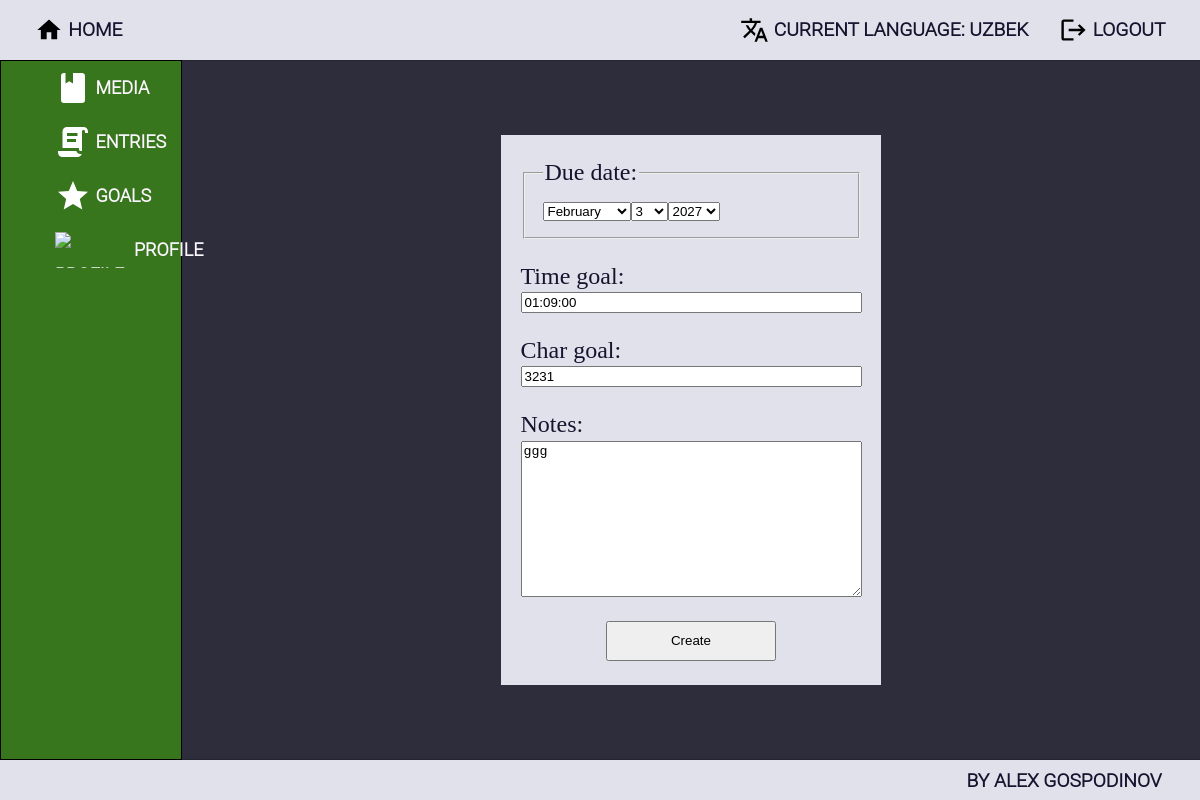
Page /goals/reading/4/edit/ (signed in) on the committed database.
### ImmersionTracker/accounts/models.py (models this page shows, shortened)
class ImmersionTrackerUser(auth_models.AbstractBaseUser, auth_models.PermissionsMixin):
    MAX_EMAIL_LENGTH = 150
    MAX_FIRST_NAME_LENGTH = 150
    MAX_LAST_NAME_LENGTH = 150
    email = models.EmailField(
        _("email address"),
        max_length=MAX_EMAIL_LENGTH,
        unique=True,
        error_messages={
            "unique": _("A user with that email already exists."),
        },
    )
    first_name = models.CharField(_("first name"), max_length=MAX_FIRST_NAME_LENGTH, blank=True)
    last_name = models.CharField(_("last name"), max_length=MAX_LAST_NAME_LENGTH, blank=True)
    is_staff = models.BooleanField(
        _("staff status"),
        default=False,
        help_text=_("Designates whether the user can log into this admin site."),
    )
    is_active = models.BooleanField(
        _("active"),
        default=True,
        help_text=_(
            "Designates whether this user should be treated as active. "
            "Unselect this instead of deleting accounts."
        ),
    )
    date_joined = models.DateTimeField(_("date joined"), default=timezone.now)
    object = ImmersionTrackerUserManager()
    USERNAME_FIELD = 'email'

class Profile(models.Model):
    NICKNAME_MAX_LENGTH = 20
    nickname = models.CharField(
        max_length=NICKNAME_MAX_LENGTH,
        blank=True,
        null=True,
    )
    current_language = models.ForeignKey('languages.Language', on_delete=models.SET_NULL, blank=True, null=True)
    user = models.OneToOneField(
        ImmersionTrackerUser,
        on_delete=models.CASCADE,
        related_name='profile',
        primary_key=True,
    )
    profile_picture = models.URLField(
        blank=True,
        null=True,
    )

### ImmersionTracker/languages/models.py (models this page shows, shortened)
class Language(HasOwnerProfile, models.Model):
    LANGUAGE_NAME_MAX_LENGTH = 20
    name = models.CharField(
        max_length=LANGUAGE_NAME_MAX_LENGTH,
        null=False,
        blank=False,
    )

### ImmersionTracker/goals/models.py (models this page shows, shortened)
class BaseGoal(models.Model):
    NOTES_MAX_LENGTH = 300
    GOAL_NAME_MAX_LENGTH = 20
    due_date = models.DateField(
        blank=True,
        null=True,
    )
    language = models.ForeignKey(
        'languages.Language',
        on_delete=models.CASCADE,
        related_name='%(class)s',
        blank=False,
        null=False,
    )
    user_profile = models.ForeignKey(
        'accounts.Profile',
        on_delete=models.CASCADE,
        blank=False,
        null=False,
    )
    notes = models.TextField(
        max_length=NOTES_MAX_LENGTH,
        blank=True,
        null=True,
    )
    created_on = models.DateField(
        auto_now_add=True,
    )
    edited_on = models.DateField(
        auto_now=True,
    )
    class Meta:
        abstract = True

class ReadingGoal(BaseGoal):
    time_goal = models.DurationField(
        blank=False,
        null=False,
    )
    char_goal = models.IntegerField(
        blank=True,
        null=True,
    )

### ImmersionTracker/goals/views.py (the view)
# urls.py: path('<int:pk>/edit/', ReadingGoalEditView.as_view(), name='reading_goal_edit'),
class ReadingGoalEditView(LoginRequiredMixin, PermissionRequiredMixin, UserOwnsObjectMixin,
                          QuerysetByProfileAndLanguageMixin, views.UpdateView):
    permission_required = 'goals.change_readinggoal'
    template_name = 'goals/reading_goal_edit.html'
    current_model = ReadingGoal
    form_class = ReadingGoalForm
    success_url = reverse_lazy('all_goals')

### ImmersionTracker/goals/forms.py
class ReadingGoalForm(ModelForm):
    class Meta:
        model = ReadingGoal
        fields = ('due_date', 'time_goal', 'char_goal', 'notes')
        widgets = {
            'due_date': SelectDateWidget
        }

### ImmersionTracker/core/mixins.py (called while the page is built)
    def check_object_owner(self):
        object = super().get_object()
        if not self.request.user.is_authenticated or object.user_profile != get_current_profile(self.request):
            return self.handle_no_permission()

    def get(self, *args, **kwargs):
        return self.check_object_owner() or super().get(*args, **kwargs)

    def dispatch(self, request, *args, **kwargs):
        if not get_current_language(request):
            return redirect('no_current_language')
        return super().dispatch(request, *args, **kwargs)

    def get_queryset(self):
        queryset = self.current_model.objects.filter(user_profile=get_current_profile(self.request),
                                                     language=get_current_language(self.request))
        return queryset

### ImmersionTracker/utils.py (called while the page is built)
def get_current_profile(request):
    return Profile.objects.get(user_id=request.user.id)

def get_current_language(request):
    return get_current_profile(request).current_language

### templates/goals/reading_goal_edit.html (shortened to what this page needs)
{% extends 'base.html' %}
{% block main_content %}
    <div class="form-wrapper">
        <form action="{% url 'reading_goal_edit' pk=object.pk %}" method="post">
            {{ form }}
            <button type="submit"> Create </button>
        </form>
    </div>
{% endblock %}

### templates/base.html (shortened to what this page needs)
{% load static %}
<!DOCTYPE html>
<html lang="en">
<head>
    <link rel="stylesheet" href="{% static 'style/style.css' %}">
</head>
<body>
    <header>
        <a href="{% url 'index' %}" class="header-nav header-nav-button">
            <img src="{% static 'icons/home.svg' %}" alt="icon-home">
            <span> Home </span>
        </a>
        <div class="navigation">
            <ul class="header-nav logout-and-language">
                {% if request.user.is_authenticated %}
                    <li>
                    <a class="header-nav-button" href="{% url 'languages_index' %}">
                        <img src="{% static 'icons/language.svg' %}" alt="icon-language">
                        <span>Current Language:
                            {% if request.user.profile.current_language %}
                                {{ request.user.profile.current_language.name }}
                            {% else %}
                                None
                            {% endif %}
                        </span>
                    </a>
                    </li>
                    <li>
                        <a class="header-nav-button" href="{% url 'logout' %}">
                            <img src="{% static 'icons/logout.svg' %}" alt="icon-logout">
                            <span> Logout </span>
                        </a>
                    </li>
                {% endif %}
            </ul>
        </div>
    </header>
    <div class="base-wrapper">
    <div class="sidebar">
        <ul class="sidebar-buttons">
            {% if request.user.is_authenticated %}
                <li class="sidebar-button">
                    <div class="sidebar-button-wrapper">
                        <a class="sidebar-link" href="{% url 'all_media' %}">
                            <img class="sidebar-icon" src="{% static 'icons/media.svg' %}" alt="media-icon">
                            <span>media</span>
                        </a>
                    </div>
                </li>
                <li class="sidebar-button">
                    <div class="sidebar-button-wrapper">
                        <a href="{% url 'all_entries' %}" class="sidebar-link">
                            <img class="sidebar-icon" src="{% static 'icons/entry_text.svg' %}" alt="entry-icon">
                            <span> entries </span>
                        </a>
                    </div>
                </li>
                <li class="sidebar-button">
                    <div class="sidebar-button-wrapper">
                        <a href="{% url 'all_goals' %}" class="sidebar-link">
                            <img class="sidebar-icon" src="{% static 'icons/goal.svg' %}" alt="goal-icon">
                            <span> goals </span>
                        </a>
                    </div>
                </li>
                <li class="sidebar-button">
                    <div class="sidebar-button-wrapper">
                        <a href="{% url 'profile_details' pk=request.user.id %}" class="sidebar-link">
                            <img class="sidebar-icon" src="{% static 'icons/profile.svg' %}" alt="profile-icon">
                            <span> profile </span>
                        </a>
                    </div>
                </li>
            {% endif %}
        </ul>
    </div>
        {% block main_content %}
        {% endblock %}
    </div>
    <footer class="footer">
        <p class="credit">By Alex Gospodinov</p>
    </footer>
</body>
</html>

### staticfiles/style/main.css (style rules this page uses)
body { background-color: #2d2d3b; color: #FCF7FF; height: 100vh; margin: 0; padding: 0; display: flex; flex-direction: column; }
a { color: inherit; text-decoration: none; }
.base-wrapper { flex: 1; display: flex; overflow-y: auto; overflow-x: clip; }
html { overflow: hidden; }

### staticfiles/style/header_footer_and_sidebar.css (style rules this page uses)
header, footer { background-color: #e1e1eb; color: #14142e; font-size: larger; font-family: "Roboto Light", sans-serif; font-weight: bold; text-transform: uppercase; height: 60px; box-shadow: 1px 0 1px black; display: flex; flex-direction: row; align-items: center; }
.footer { height: 40px; justify-content: end; padding-right: 2em; }
.navigation { display: flex; flex-direction: row; justify-content: end; flex: 1; }
.header-nav { list-style-type: none; display: flex; flex-direction: row; margin: 0 1em; }
.header-nav-button { display: flex; align-items: center; padding: 0.5em 0.8em; gap: 5px; border-radius: 8px; }
.header-nav-button > img { height: 1.5em; }
.sidebar { width: 15%; flex-shrink: 0; background-color: #38761d; border: 1px solid black; font-size: large; font-family: "Roboto Light", sans-serif; font-weight: bold; }
.sidebar > ul { list-style-type: none; text-transform: uppercase; }
.sidebar-button-wrapper { display: flex; }
.sidebar-link { width: 100%; height: 100%; display: flex; align-items: center; gap: 0.25em; }
.sidebar-link > img { box-sizing: border-box; height: 2em; margin-left: 3em; }
.sidebar-button { width: 100%; height: 3em; line-height: 3em; text-align: center; }
ul { padding: 0; margin: 0; }

### staticfiles/style/forms.css (style rules this page uses)
.form-wrapper { width: 100%; display: flex; justify-content: center; align-items: center; }
.form-wrapper > form { display: flex; flex-direction: column; background-color: #e1e1eb; color: #14142e; padding: 1em 0.8em; gap: 1em; font-size: x-large; }
.form-wrapper > form > div { display: flex; flex-direction: column; gap: 0.1em; }
.form-wrapper > form > button { width: 50%; height: 3em; margin-left: 25%; }

### rows in the picture
ImmersionTrackerUser: user.profile.current_language.name "UZBEK"
ReadingGoal: time_goal "01:09:00", char_goal "3231", notes "ggg"
